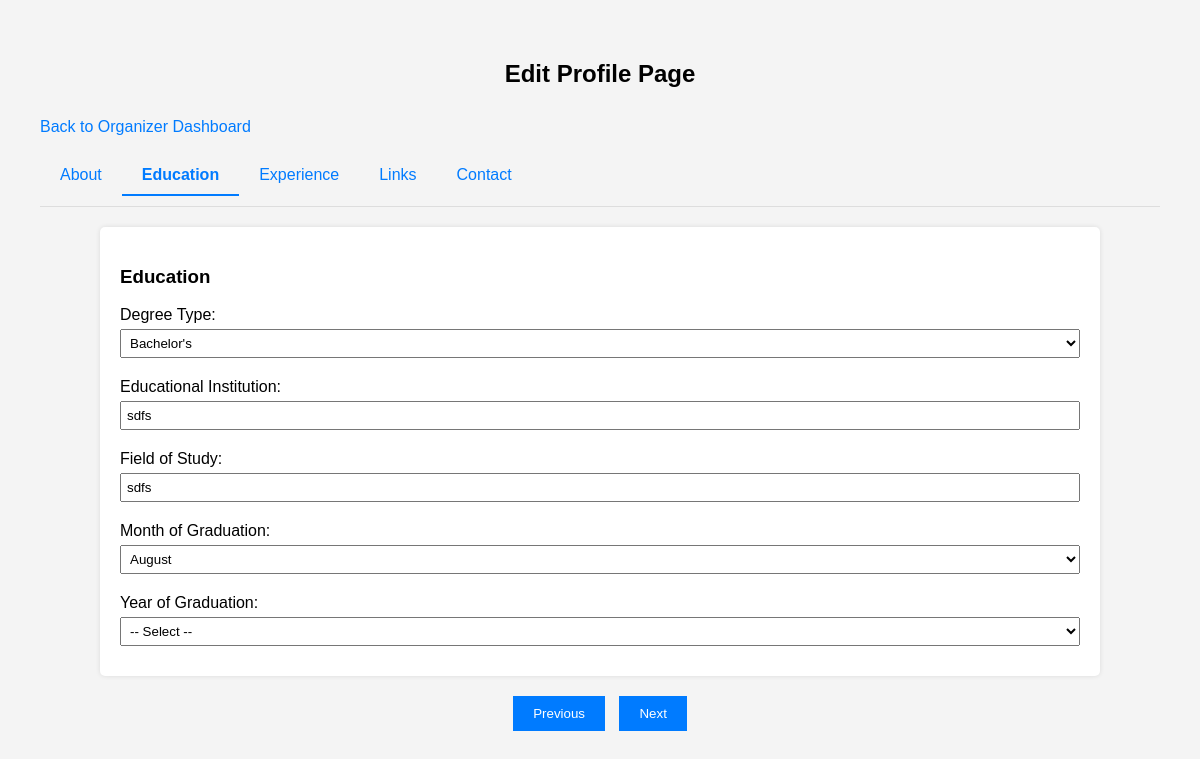
Before: /User/profile/edit/2/ (signed in) with the older database file.
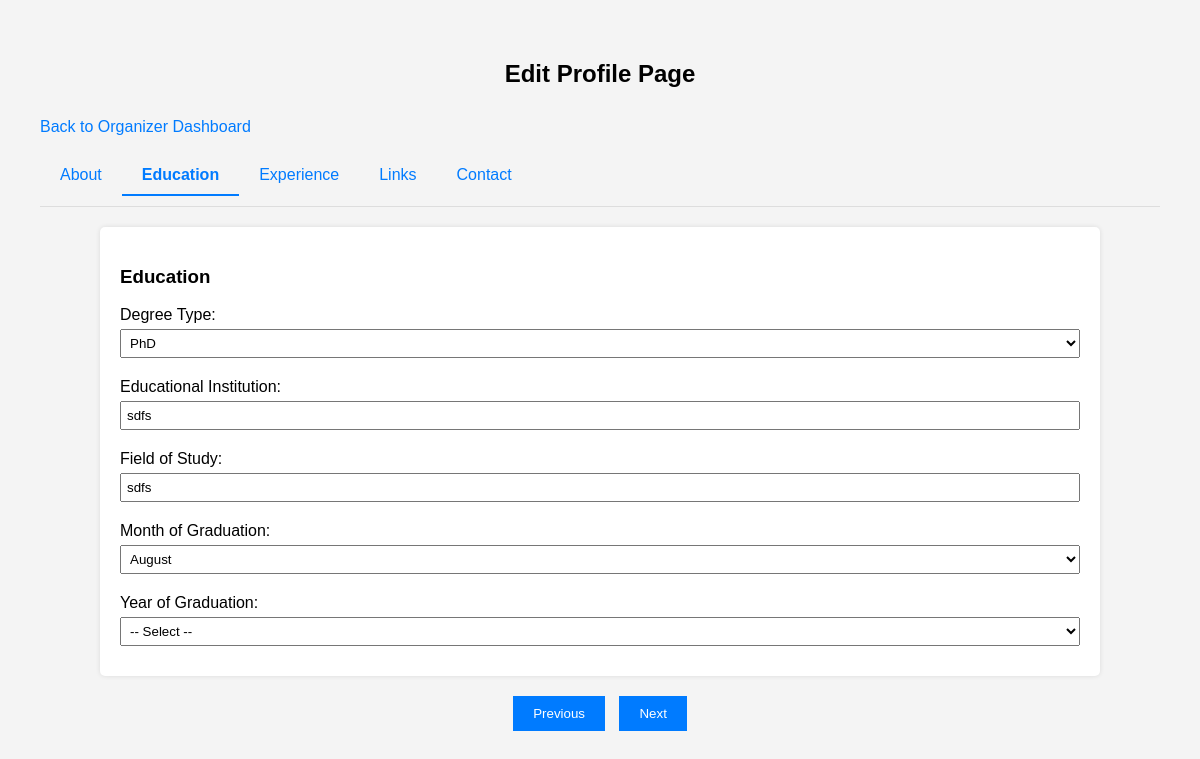
After: the same page with the newer database file.
### Guest/models.py (models this page shows, shortened)
class tbl_user(models.Model):
    user_email = models.EmailField(max_length=50, unique=True)
    user_name = models.CharField(max_length=50, null=True, blank=True)
    user_username = models.CharField(max_length=50, null=True, blank=True)
    user_contact = models.CharField(max_length=10, null=True, blank=True)
    user_address = models.CharField(max_length=100, null=True, blank=True)
    user_password = models.CharField(max_length=128, null=True, blank=True)  # Store hashed password
    user_city = models.ForeignKey(tbl_city, on_delete=models.CASCADE, null=True)
    user_photo = models.FileField(upload_to='assets/files/user/', null=True, blank=True)
    user_gender = models.CharField(max_length=100, null=True, blank=True)
    user_bio = models.TextField(null=True, blank=True)
    user_links = models.TextField(null=True, blank=True)  # Store as JSON (GitHub, LinkedIn, etc.)
    user_degree_type = models.CharField(max_length=50, null=True, blank=True)
    user_institution = models.CharField(max_length=100, null=True, blank=True)
    user_field_of_study = models.CharField(max_length=100, null=True, blank=True)
    user_graduation_month = models.IntegerField(null=True, blank=True)  # Store as month number (1-12)
    user_graduation_year = models.IntegerField(null=True, blank=True)  # Store as year (YYYY)
    user_emergency_name = models.CharField(max_length=100, null=True, blank=True)
    user_emergency_phone = models.CharField(max_length=15, null=True, blank=True)
    user_organization_name = models.CharField(max_length=100, null=True, blank=True)
    user_job_title = models.CharField(max_length=100, null=True, blank=True)
    user_industry = models.CharField(max_length=100, null=True, blank=True)
    user_location = models.CharField(max_length=100, null=True, blank=True)
    user_official_address = models.CharField(max_length=200, null=True, blank=True)
    user_official_contact_number = models.CharField(max_length=15, null=True, blank=True)
    is_basic_profile_complete = models.BooleanField(default=False)
    is_volunteer_profile_complete = models.BooleanField(default=False)
    is_organizer_profile_complete = models.BooleanField(default=False)
    user_past_volunteering = models.TextField(null=True, blank=True)
    user_type = models.CharField(max_length=10, choices=USER_TYPES, default='volunteer')
    user_visibility = models.BooleanField(default=False)  # If true, profile is public and visible to anyone

### User/views.py (the view, shortened to what this page needs)
# urls.py: path('profile/edit/<int:page>/', views.edit_profile, name='edit_profile'),
def edit_profile(request, page=1):
    if 'u_id' not in request.session:
        return redirect('Guest:login')
    user = tbl_user.objects.get(id=request.session['u_id'])
    if page < 1 or page > 5:
        page = 1
    months = [
        "January", "February", "March", "April", "May", "June",
        "July", "August", "September", "October", "November", "December"
    ]
    years = [str(year) for year in range(2020, 2031)]
    return render(request, 'User/edit_profile.html', {  # Update template path to User/
        'user': user,
        'page': page,
        'user_type': user.user_type,
        'months': months,
        'years': years,
    })

### User/templates/User/edit_profile.html (shortened to what this page needs)
<!DOCTYPE html>
<html lang="en">
<head>
</head>
<body>
    <h2>Edit Profile Page</h2>
    {% if user_type == "organizer" %}
        <a href="{% url 'User:organizer_dashboard' %}">Back to Organizer Dashboard</a>
    {% elif user_type == "volunteer" %}
        <a href="{% url 'User:volunteer_dashboard' %}">Back to Volunteer Dashboard</a>
    {% else %}
        <a href="{% url 'Guest:user_who' %}">Back to User Selection</a>
    {% endif %}
    <div class="tabs">
        <a href="{% url 'User:edit_profile' 1 %}" class="{% if page == 1 %}active{% endif %}">About</a>
        <a href="{% url 'User:edit_profile' 2 %}" class="{% if page == 2 %}active{% endif %}">Education</a>
        <a href="{% url 'User:edit_profile' 3 %}" class="{% if page == 3 %}active{% endif %}">Experience</a>
        <a href="{% url 'User:edit_profile' 4 %}" class="{% if page == 4 %}active{% endif %}">Links</a>
        <a href="{% url 'User:edit_profile' 5 %}" class="{% if page == 5 %}active{% endif %}">Contact</a>
    </div>
    <form method="post">
        <div class="container">
            {% if page == 1 %}
                <div class="section">
                    <h3>Basic Information</h3>
                    <label for="user_name">Name:</label>
                    <input type="text" name="user_name" id="user_name" value="{{ user.user_name }}" data-field="user_name">
                    <label for="user_gender">Gender:</label>
                    <select name="user_gender" id="user_gender" data-field="user_gender">
                        <option value="" {% if not user.user_gender %}selected{% endif %}>-- Select --</option>
                        <option value="Male" {% if user.user_gender == "Male" %}selected{% endif %}>Male</option>
                        <option value="Female" {% if user.user_gender == "Female" %}selected{% endif %}>Female</option>
                        <option value="Other" {% if user.user_gender == "Other" %}selected{% endif %}>Other</option>
                    </select>
                </div>
                <div class="section">
                    <h3>About You</h3>
                    <label for="user_bio">Bio:</label>
                    <textarea name="user_bio" id="user_bio" data-field="user_bio">{{ user.user_bio }}</textarea>
                </div>
            {% elif page == 2 %}
                <div class="section">
                    <h3>Education</h3>
                    <label for="user_degree_type">Degree Type:</label>
                    <select name="user_degree_type" id="user_degree_type" data-field="user_degree_type">
                        <option value="Bachelor's" {% if user.user_degree_type == "Bachelor's" %}selected{% endif %}>Bachelor's</option>
                        <option value="PhD" {% if user.user_degree_type == "PhD" %}selected{% endif %}>PhD</option>
                    </select>
                    <label for="user_institution">Educational Institution:</label>
                    <input type="text" name="user_institution" id="user_institution" value="{{ user.user_institution }}" data-field="user_institution">
                    <label for="user_field_of_study">Field of Study:</label>
                    <input type="text" name="user_field_of_study" id="user_field_of_study" value="{{ user.user_field_of_study }}" data-field="user_field_of_study">
                    <label for="user_graduation_month">Month of Graduation:</label>
                    <select name="user_graduation_month" id="user_graduation_month" data-field="user_graduation_month">
                        {% for month in months %}
                            <option value="{{ forloop.counter }}" {% if user.user_graduation_month == forloop.counter %}selected{% endif %}>{{ month }}</option>
                        {% endfor %}
                    </select>
                    <label for="user_graduation_year">Year of Graduation:</label>
                    <select name="user_graduation_year" id="user_graduation_year" data-field="user_graduation_year">
                        <option value="" {% if not user.user_graduation_year %}selected{% endif %}>-- Select --</option>
                    </select>
                </div>
            {% endif %}
        </div>
        <div class="nav-buttons">
            <button type="submit" name="previous" {% if page == 1 %}disabled{% endif %}>Previous</button>
            <button type="submit" name="next" {% if page == 5 %}disabled{% endif %}>Next</button>
        </div>
    </form>
</body>
</html>

### User/templates/User/edit_profile.html (style rules this page uses)
body { font-family: Arial, sans-serif; margin: 20px; padding: 20px; background-color: #f4f4f4; }
h2 { text-align: center; }
.tabs { display: flex; border-bottom: 1px solid #ddd; margin-bottom: 20px; }
.tabs a { padding: 10px 20px; text-decoration: none; color: #007BFF; border-bottom: 2px solid transparent; }
.tabs a.active { border-bottom: 2px solid #007BFF; font-weight: bold; }
.container { display: flex; max-width: 1000px; margin: 0 auto; gap: 20px; }
.section { background: white; padding: 20px; border-radius: 5px; box-shadow: 0 0 5px rgba(0,0,0,0.1); flex: 1; }
.section label { display: block; margin: 10px 0 5px; }
.section input, .section select, .section textarea { width: 100%; padding: 5px; margin-bottom: 10px; box-sizing: border-box; }
.nav-buttons { text-align: center; margin-top: 20px; }
.nav-buttons button { padding: 10px 20px; margin: 0 5px; background-color: #007BFF; color: white; border: none; cursor: pointer; }
a { display: inline-block; margin: 10px 0; color: #007BFF; text-decoration: none; }

Changed rows visible on the page:
changed tbl_user "sdfs": user_degree_type "Bachelor's" → "PhD"
